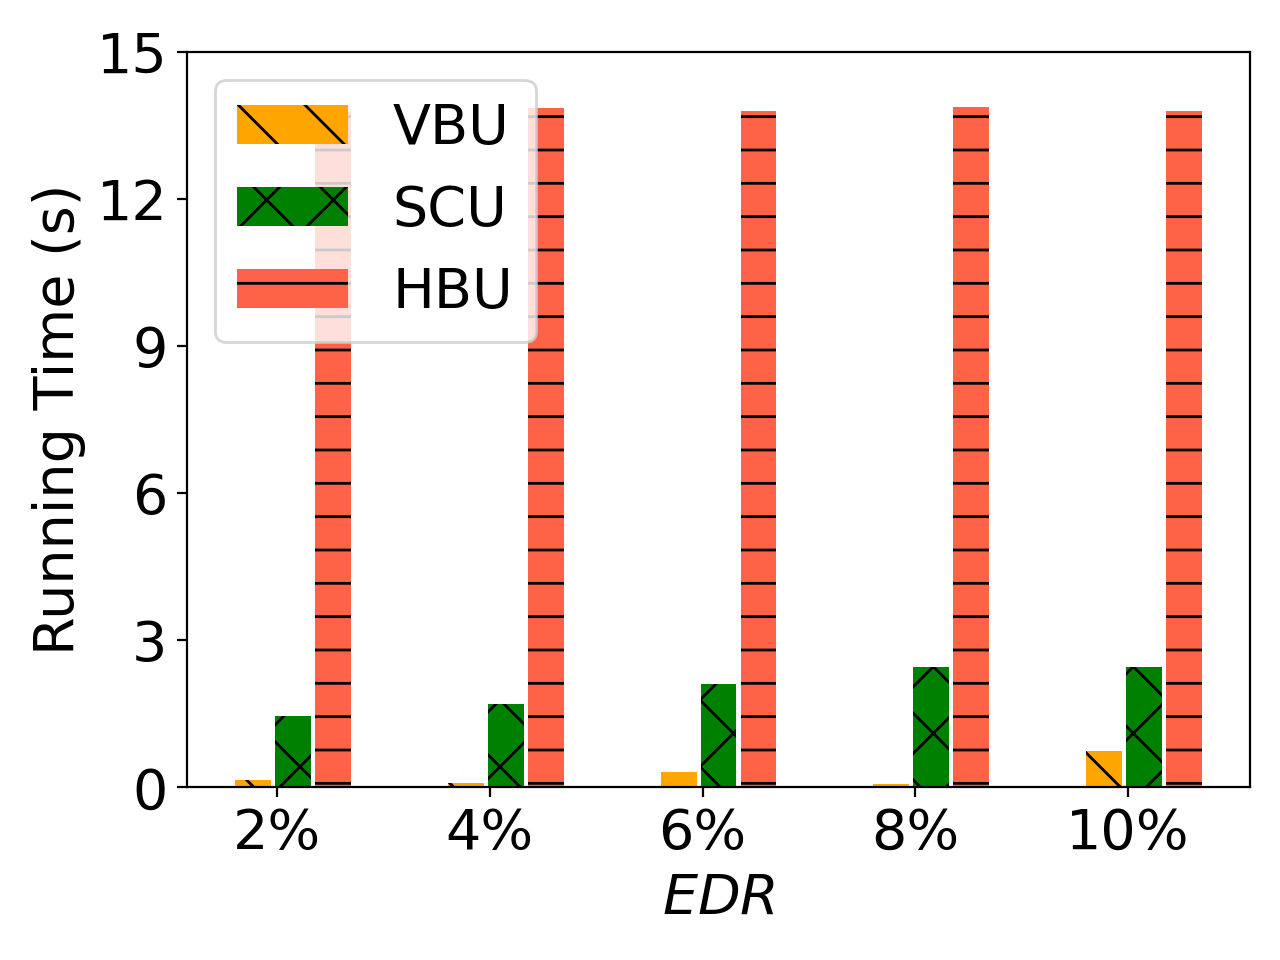

This figure's Python source:
import matplotlib.pyplot as plt
import numpy as np

# user num = 50
labels = ['2%', '4%', '6%', '8%', '10%']
unl_fr = [275 , 275, 275, 275, 275]

unl_hess_r = [1.375*10+9*1.375/6000*16, 1.375*10+28*1.375/6000*16 , 1.375*10+13*1.375/6000*16, 1.375*10+37*1.375/6000*16, 1.375*10+12*1.375/6000*16]
unl_vbr = [42*1.375/6000*16, 23*1.375/6000*16, 85*1.375/6000*16, 19*1.375/6000*16, 201*1.375/6000*16]


unl_vib = [114*1.375/6000*16, 140*1.375/6000*16, 233*1.375/6000*16, 121*1.375/6000*16, 146*1.375/6000*16]
unl_self_r = [200*2*1.375/6000*16, 232 *2*1.375/6000*16, 287 *2*1.375/6000*16, 334*2*1.375/6000*16, 334*2*1.375/6000*16]


x = np.arange(len(labels))  # the label locations
width = 0.6  # the width of the bars
# no_noise = np.around(no_noise,0)
# samping = np.around(samping,0)
# ldp = np.around(ldp,0)


plt.figure()
#plt.subplots(figsize=(8, 5.3))
#plt.bar(x - width / 2 - width / 8 + width / 8, unl_fr, width=0.168, label='Retrain', color='dodgerblue', hatch='/')
#plt.bar(x - width / 2 - width / 8 + width / 8, unl_vbr, width=0.168, label='VBU', color='orange', hatch='\\')
plt.bar(x - width / 8 - width / 16,   unl_vbr, width=0.168, label='VBU', color='orange', hatch='\\') #unl_vib, width=0.168, label='MCFU$_{w}$', color='palegreen', hatch='/')
plt.bar(x + width / 8, unl_self_r, width=0.168, label='SCU', color='g', hatch='x')
plt.bar(x + width / 2 - width / 8 + width / 16, unl_hess_r, width=0.168, label='HBU', color='tomato', hatch='-')


# plt.bar(x - width / 2.5 ,  unl_vbr, width=width/3, label='VBU', color='orange', hatch='\\')
# plt.bar(x,unl_self_r, width=width/3, label='RFU-SS', color='g', hatch='x')
# plt.bar(x + width / 2.5,  unl_hess_r, width=width/3, label='HBU', color='tomato', hatch='-')


# Add some text for labels, title and custom x-axis tick labels, etc.
plt.ylabel('Running Time (s)', fontsize=20)
# ax.set_title('Performance of Different Users n')
plt.xticks(x, labels, fontsize=20)
# ax.set_xticklabels(labels,fontsize=15)

my_y_ticks = np.arange(0, 16.1, 3)
plt.yticks(my_y_ticks, fontsize=20)
# ax.set_yticklabels(my_y_ticks,fontsize=15)

plt.legend(loc='upper left', fontsize=20)
plt.xlabel('$\it{EDR}$' ,fontsize=20)
# ax.bar_label(rects1, padding=1)
# ax.bar_label(rects2, padding=3)
# ax.bar_label(rects3, padding=3)

plt.tight_layout()

plt.rcParams['figure.figsize'] = (2.0, 1)
plt.rcParams['image.interpolation'] = 'nearest'
plt.rcParams['figure.subplot.left'] = 0.11
plt.rcParams['figure.subplot.bottom'] = 0.08
plt.rcParams['figure.subplot.right'] = 0.977
plt.rcParams['figure.subplot.top'] = 0.969
plt.savefig('mnist_rt_er_bar.png', dpi=200)
plt.show()
